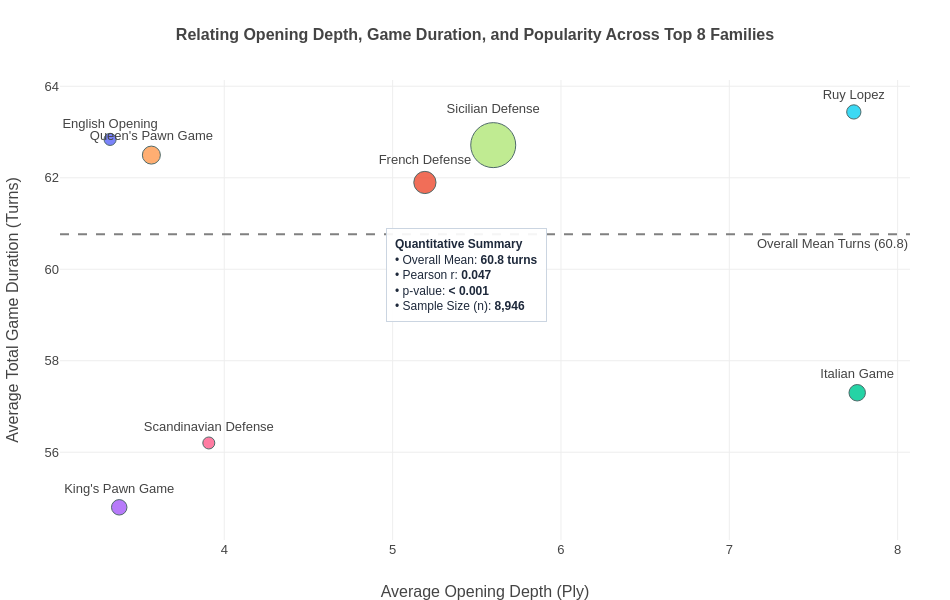

Write notebook code for a chart like this one.
### Code cell
import plotly.graph_objects as go
import pandas as pd
import scipy.stats as stats

# 1. Filter for top 8 opening families
top_families = chess['opening_family'].value_counts().head(8).index
filtered_chess = chess[chess['opening_family'].isin(top_families)]

# 2. Group by opening family to calculate average ply, turns, and game counts
family_rel = filtered_chess.groupby('opening_family').agg(
    mean_ply=('opening_ply', 'mean'),
    mean_turns=('turns', 'mean'),
    game_count=('turns', 'count')
).reset_index()

# Normalize bubble sizes to a clean visual range (12 to 45 pixels)
min_cnt = family_rel['game_count'].min()
max_cnt = family_rel['game_count'].max()
family_rel['bubble_size'] = 12 + (family_rel['game_count'] - min_cnt) / (max_cnt - min_cnt + 1e-5) * 33

# 3. Overall statistics and correlation
overall_mean_turns = filtered_chess['turns'].mean()
total_games = len(filtered_chess)
corr_coef, p_val = stats.pearsonr(filtered_chess['opening_ply'], filtered_chess['turns'])

# 4. Create Figure using Graph Objects (guarantees unique colors & correct sizing)
fig = go.Figure()

colors = [
    '#636EFA', '#EF553B', '#00CC96', '#AB63FA', 
    '#FFA15A', '#19D3F3', '#FF6692', '#B6E880'
]

for i, row in family_rel.iterrows():
    fig.add_trace(go.Scatter(
        x=[row['mean_ply']],
        y=[row['mean_turns']],
        mode='markers+text',
        name=row['opening_family'],
        text=row['opening_family'],
        textposition='top center',
        marker=dict(
            size=row['bubble_size'],
            color=colors[i % len(colors)],
            opacity=0.85,
            line=dict(width=1, color='DarkSlateGrey')
        ),
        hovertemplate=(
            f"<b>{row['opening_family']}</b><br>"
            f"Average Opening Depth (Ply): {row['mean_ply']:.2f}<br>"
            f"Average Total Game Duration (Turns): {row['mean_turns']:.2f}<br>"
            f"Total Games Played: {row['game_count']:,}<extra></extra>"
        ),
        showlegend=False
    ))

# 5. Dataset-wide baseline reference line for average game length
fig.add_hline(
    y=overall_mean_turns,
    line_dash="dash",
    line_color="gray",
    annotation_text=f"Overall Mean Turns ({overall_mean_turns:.1f})",
    annotation_position="bottom right"
)

# 6. Quantitative Summary Box 
stats_text = (
    f"<b>Quantitative Summary</b><br>"
    f"• Overall Mean: <b>{overall_mean_turns:.1f} turns</b><br>"
    f"• Pearson r: <b>{corr_coef:.3f}</b><br>"
    f"• p-value: <b>< 0.001</b><br>"
    f"• Sample Size (n): <b>{total_games:,}</b>"
)

fig.add_annotation(
    x=5.2, 
    y=59.0,
    xref="x", 
    yref="y",
    text=stats_text,
    showarrow=True,
    arrowhead=2,
    arrowsize=1,
    arrowwidth=1,
    arrowcolor="#666666",
    ax=40,
    ay=-40,
    font=dict(size=12, color="#1e293b"),
    align="left",
    bgcolor="rgba(255, 255, 255, 0.92)",
    bordercolor="#cbd5e1",
    borderwidth=1,
    borderpad=8
)

# 7. Layout adjustments 
fig.update_layout(
    title='<b>Relating Opening Depth, Game Duration, and Popularity Across Top 8 Families</b>',
    xaxis_title='Average Opening Depth (Ply)',
    yaxis_title='Average Total Game Duration (Turns)',
    width=950,
    height=600,
    font=dict(size=13, family="Arial"),
    title_font=dict(size=16),
    margin=dict(l=60, r=40, t=80, b=60)
)

fig.show()

### Figure 1 — Plotly figure (JSON) as saved in the notebook; plotly's stock layout.template omitted (floating-point values rounded to 4 significant figures)
{"data": [{"hovertemplate": "<b>English Opening</b><br>Average Opening Depth (Ply): 3.32<br>Average Total Game Duration (Turns): 62.84<br>Total Games Played: 715<extra></extra>", "marker": {"color": "#636EFA", "line": {"color": "DarkSlateGrey", "width": 1}, "opacity": 0.85, "size": 12.15}, "mode": "markers+text", "name": "English Opening", "showlegend": false, "text": "English Opening", "textposition": "top center", "type": "scatter", "x": [3.322], "y": [62.84]}, {"hovertemplate": "<b>French Defense</b><br>Average Opening Depth (Ply): 5.19<br>Average Total Game Duration (Turns): 61.90<br>Total Games Played: 1,273<extra></extra>", "marker": {"color": "#EF553B", "line": {"color": "DarkSlateGrey", "width": 1}, "opacity": 0.85, "size": 22.26}, "mode": "markers+text", "name": "French Defense", "showlegend": false, "text": "French Defense", "textposition": "top center", "type": "scatter", "x": [5.192], "y": [61.9]}, {"hovertemplate": "<b>Italian Game</b><br>Average Opening Depth (Ply): 7.76<br>Average Total Game Duration (Turns): 57.30<br>Total Games Played: 953<extra></extra>", "marker": {"color": "#00CC96", "line": {"color": "DarkSlateGrey", "width": 1}, "opacity": 0.85, "size": 16.46}, "mode": "markers+text", "name": "Italian Game", "showlegend": false, "text": "Italian Game", "textposition": "top center", "type": "scatter", "x": [7.76], "y": [57.3]}, {"hovertemplate": "<b>King's Pawn Game</b><br>Average Opening Depth (Ply): 3.38<br>Average Total Game Duration (Turns): 54.80<br>Total Games Played: 899<extra></extra>", "marker": {"color": "#AB63FA", "line": {"color": "DarkSlateGrey", "width": 1}, "opacity": 0.85, "size": 15.48}, "mode": "markers+text", "name": "King's Pawn Game", "showlegend": false, "text": "King's Pawn Game", "textposition": "top center", "type": "scatter", "x": [3.376], "y": [54.8]}, {"hovertemplate": "<b>Queen's Pawn Game</b><br>Average Opening Depth (Ply): 3.57<br>Average Total Game Duration (Turns): 62.50<br>Total Games Played: 1,039<extra></extra>", "marker": {"color": "#FFA15A", "line": {"color": "DarkSlateGrey", "width": 1}, "opacity": 0.85, "size": 18.02}, "mode": "markers+text", "name": "Queen's Pawn Game", "showlegend": false, "text": "Queen's Pawn Game", "textposition": "top center", "type": "scatter", "x": [3.567], "y": [62.5]}, {"hovertemplate": "<b>Ruy Lopez</b><br>Average Opening Depth (Ply): 7.74<br>Average Total Game Duration (Turns): 63.44<br>Total Games Played: 833<extra></extra>", "marker": {"color": "#19D3F3", "line": {"color": "DarkSlateGrey", "width": 1}, "opacity": 0.85, "size": 14.28}, "mode": "markers+text", "name": "Ruy Lopez", "showlegend": false, "text": "Ruy Lopez", "textposition": "top center", "type": "scatter", "x": [7.739], "y": [63.44]}, {"hovertemplate": "<b>Scandinavian Defense</b><br>Average Opening Depth (Ply): 3.91<br>Average Total Game Duration (Turns): 56.20<br>Total Games Played: 707<extra></extra>", "marker": {"color": "#FF6692", "line": {"color": "DarkSlateGrey", "width": 1}, "opacity": 0.85, "size": 12}, "mode": "markers+text", "name": "Scandinavian Defense", "showlegend": false, "text": "Scandinavian Defense", "textposition": "top center", "type": "scatter", "x": [3.908], "y": [56.2]}, {"hovertemplate": "<b>Sicilian Defense</b><br>Average Opening Depth (Ply): 5.60<br>Average Total Game Duration (Turns): 62.71<br>Total Games Played: 2,527<extra></extra>", "marker": {"color": "#B6E880", "line": {"color": "DarkSlateGrey", "width": 1}, "opacity": 0.85, "size": 45.0}, "mode": "markers+text", "name": "Sicilian Defense", "showlegend": false, "text": "Sicilian Defense", "textposition": "top center", "type": "scatter", "x": [5.598], "y": [62.71]}], "layout": {"annotations": [{"showarrow": false, "text": "Overall Mean Turns (60.8)", "x": 1, "xanchor": "right", "xref": "x domain", "y": 60.76, "yanchor": "top", "yref": "y"}, {"align": "left", "arrowcolor": "#666666", "arrowhead": 2, "arrowsize": 1, "arrowwidth": 1, "ax": 40, "ay": -40, "bgcolor": "rgba(255, 255, 255, 0.92)", "bordercolor": "#cbd5e1", "borderpad": 8, "borderwidth": 1, "font": {"color": "#1e293b", "size": 12}, "showarrow": true, "text": "<b>Quantitative Summary</b><br>• Overall Mean: <b>60.8 turns</b><br>• Pearson r: <b>0.047</b><br>• p-value: <b>< 0.001</b><br>• Sample Size (n): <b>8,946</b>", "x": 5.2, "xref": "x", "y": 59, "yref": "y"}], "font": {"family": "Arial", "size": 13}, "height": 600, "margin": {"b": 60, "l": 60, "r": 40, "t": 80}, "shapes": [{"line": {"color": "gray", "dash": "dash"}, "type": "line", "x0": 0, "x1": 1, "xref": "x domain", "y0": 60.76, "y1": 60.76, "yref": "y"}], "title": {"font": {"size": 16}, "text": "<b>Relating Opening Depth, Game Duration, and Popularity Across Top 8 Families</b>"}, "width": 950, "xaxis": {"title": {"text": "Average Opening Depth (Ply)"}}, "yaxis": {"title": {"text": "Average Total Game Duration (Turns)"}}}}
